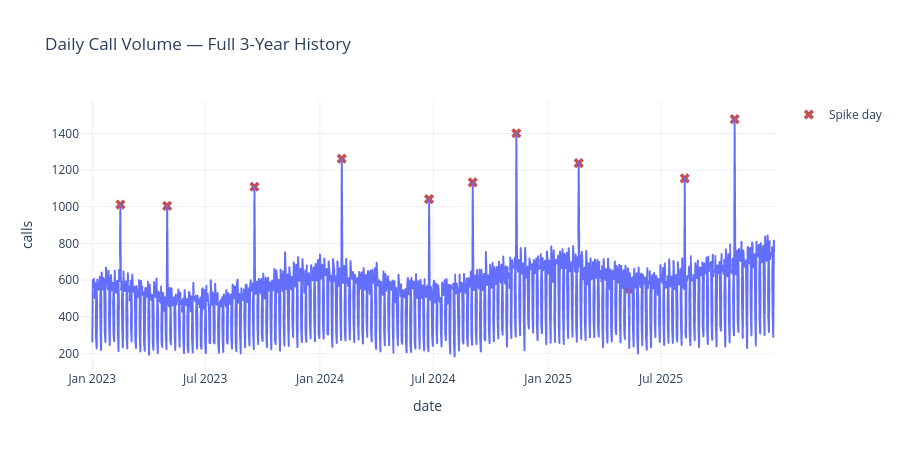

Source (notebook cell):
### Markdown cell above
### Visualizing the Full 3-Year Series

### Code cell
fig = px.line(
    daily, x='date', y='calls', template='plotly_white',
    title='Daily Call Volume — Full 3-Year History'
)
fig.add_trace(go.Scatter(
    x=daily.loc[daily['is_spike_day'], 'date'],
    y=daily.loc[daily['is_spike_day'], 'calls'],
    mode='markers', name='Spike day',
    marker=dict(color='#C44E52', size=9, symbol='x')
))
fig.update_layout(height=450)
fig.write_image("plots/15_visualizing_the_full_3_year_series.png", scale=2)
fig.show()

### Figure 1 — Plotly figure (JSON) as saved in the notebook; plotly's stock layout.template omitted (floating-point values rounded to 4 significant figures; data arrays with more than 128 entries replaced by an {"elided": "..."} marker saying what was removed)
{"data": [{"hovertemplate": "date=%{x}<br>calls=%{y}<extra></extra>", "legendgroup": "", "line": {"color": "#636efa", "dash": "solid"}, "marker": {"symbol": "circle"}, "mode": "lines", "name": "", "showlegend": false, "type": "scattergl", "x": {"elided": "1095 str values"}, "xaxis": "x", "y": {"elided": "1095 int values"}, "yaxis": "y"}, {"marker": {"color": "#C44E52", "size": 9, "symbol": "x"}, "mode": "markers", "name": "Spike day", "type": "scatter", "x": ["2023-02-15T00:00:00", "2023-05-01T00:00:00", "2023-09-18T00:00:00", "2024-02-05T00:00:00", "2024-06-24T00:00:00", "2024-09-02T00:00:00", "2024-11-11T00:00:00", "2025-02-19T00:00:00", "2025-05-10T00:00:00", "2025-08-08T00:00:00", "2025-10-27T00:00:00"], "y": [1012, 1005, 1109, 1262, 1042, 1133, 1401, 1238, 552, 1155, 1478]}], "layout": {"height": 450, "legend": {"tracegroupgap": 0}, "title": {"text": "Daily Call Volume — Full 3-Year History"}, "xaxis": {"anchor": "y", "domain": [0.0, 1.0], "title": {"text": "date"}}, "yaxis": {"anchor": "x", "domain": [0.0, 1.0], "title": {"text": "calls"}}}}
